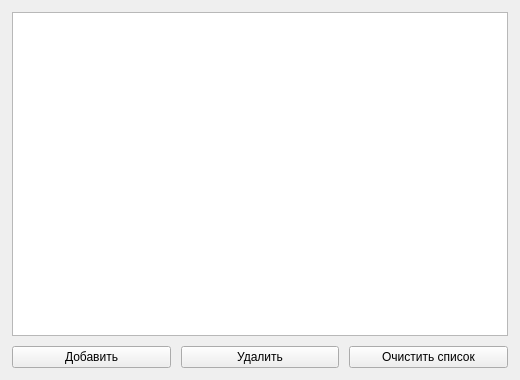
<?xml version="1.0" encoding="UTF-8"?>
<ui version="4.0">
 <class>MainWindow</class>
 <widget class="QMainWindow" name="MainWindow">
  <property name="geometry">
   <rect>
    <x>0</x>
    <y>0</y>
    <width>520</width>
    <height>380</height>
   </rect>
  </property>
  <property name="windowTitle">
   <string>Менеджер задач</string>
  </property>
  <widget class="QWidget" name="centralwidget">
   <layout class="QVBoxLayout" name="verticalLayout">
    <property name="spacing">
     <number>10</number>
    </property>
    <property name="leftMargin">
     <number>12</number>
    </property>
    <property name="topMargin">
     <number>12</number>
    </property>
    <property name="rightMargin">
     <number>12</number>
    </property>
    <property name="bottomMargin">
     <number>12</number>
    </property>
    <item>
     <widget class="QListWidget" name="listWidget">
      <property name="selectionMode">
       <enum>QAbstractItemView::SingleSelection</enum>
      </property>
     </widget>
    </item>
    <item>
     <layout class="QHBoxLayout" name="buttonLayout">
      <item>
       <widget class="QPushButton" name="btnAdd">
        <property name="text">
         <string>Добавить</string>
        </property>
       </widget>
      </item>
      <item>
       <widget class="QPushButton" name="btnRemove">
        <property name="text">
         <string>Удалить</string>
        </property>
       </widget>
      </item>
      <item>
       <widget class="QPushButton" name="btnClear">
        <property name="text">
         <string>Очистить список</string>
        </property>
       </widget>
      </item>
     </layout>
    </item>
   </layout>
  </widget>
 </widget>
 <resources/>
 <connections/>
</ui>
